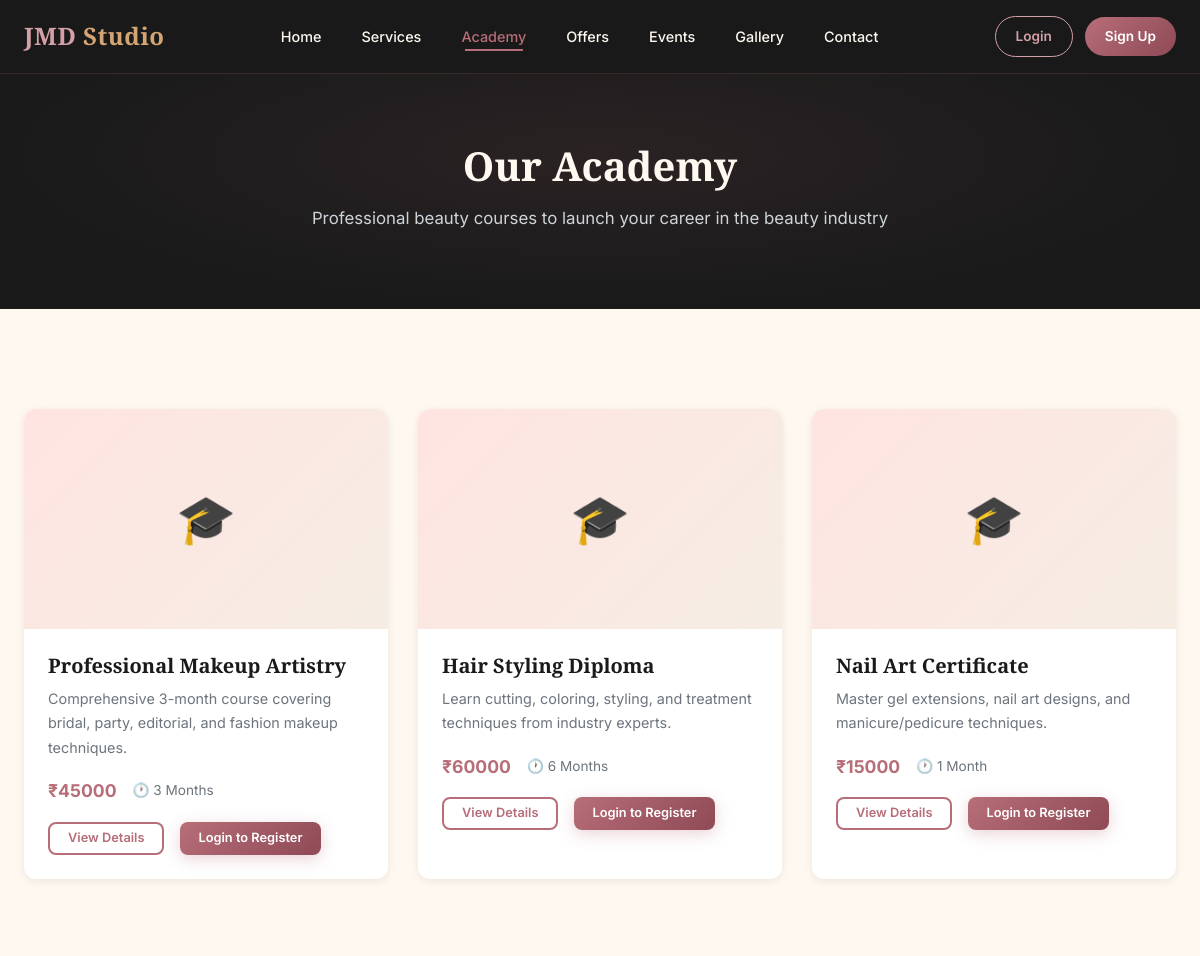
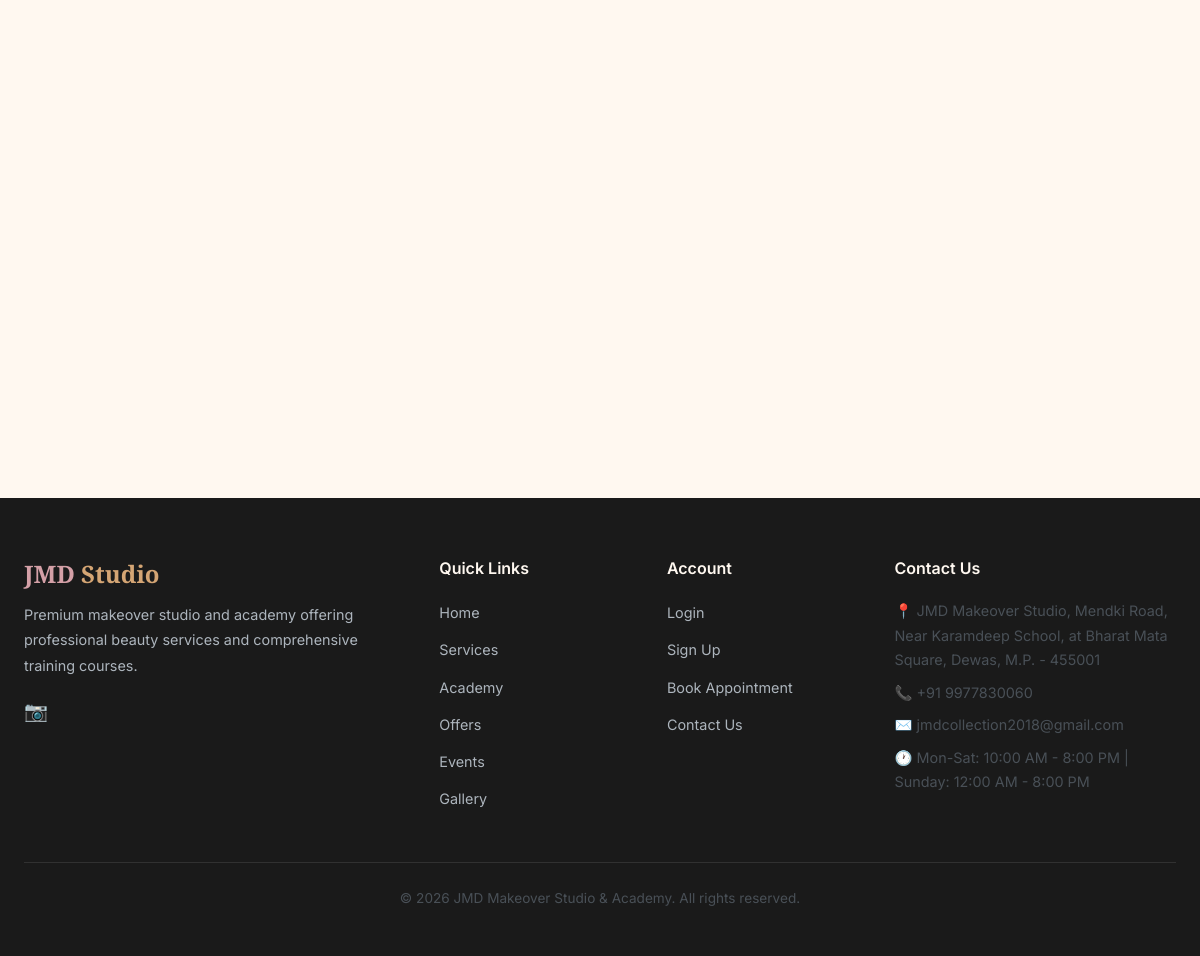
Screenshot of /academy with the database file from the repository (2 pictures, top to bottom).
### tables this page shows
CREATE TABLE courses (
        id INTEGER PRIMARY KEY AUTOINCREMENT,
        title TEXT NOT NULL,
        description TEXT,
        duration TEXT,
        fees REAL,
        image TEXT,
        is_active INTEGER DEFAULT 1
    );

CREATE TABLE site_settings (
    key TEXT PRIMARY KEY,
    value TEXT
);

### app.py (the view)
@app.route('/academy')
def academy():
    db = get_db()
    courses = db.execute('SELECT * FROM courses WHERE is_active = 1').fetchall()
    return render_template('academy.html', courses=courses)

### app.py (called while the page is built)
def get_db():
    if 'db' not in g:
        g.db = sqlite3.connect(DB_NAME)
        g.db.row_factory = sqlite3.Row
    return g.db

def get_settings():
    db = get_db()
    rows = db.execute('SELECT key, value FROM site_settings').fetchall()
    return {row['key']: row['value'] for row in rows}

@app.context_processor
def inject_user():
    user = None
    unread_count = 0
    if 'user_id' in session:
        db = get_db()
        user = db.execute('SELECT * FROM users WHERE id = ?', (session['user_id'],)).fetchone()
        unread_count = db.execute('SELECT COUNT(*) FROM notifications WHERE user_id = ? AND is_read = 0',
                                  (session['user_id'],)).fetchone()[0]
    settings = get_settings()
    return dict(current_user=user, unread_count=unread_count, site=settings)

### templates/academy.html (shortened to what this page needs)
{% extends 'base.html' %}
{% block content %}
<div class="page-header">
    <div class="container">
        <h1>Our Academy</h1>
        <p>Professional beauty courses to launch your career in the beauty industry</p>
    </div>
</div>
<section class="section">
    <div class="container">
        {% if courses %}
        <div class="card-grid">
            {% for course in courses %}
            <div class="card">
                <div class="card-image">
                    {% if course.image %}
                    <img src="{{ url_for('static', filename='uploads/' + course.image) }}" alt="{{ course.title }}">
                    {% else %}
                    <span class="placeholder-icon">🎓</span>
                    {% endif %}
                </div>
                <div class="card-body">
                    <h3><a href="{{ url_for('course_detail', id=course.id) }}" style="color: var(--black);">{{ course.title }}</a></h3>
                    <p>{{ course.description }}</p>
                    <div class="card-meta">
                        <span class="price">₹{{ "%.0f"|format(course.fees) }}</span>
                        <span>🕐 {{ course.duration }}</span>
                    </div>
                    <div class="d-flex gap-2 flex-wrap">
                        <a href="{{ url_for('course_detail', id=course.id) }}" class="btn btn-outline btn-sm">View Details</a>
                        {% if current_user %}
                        <form action="{{ url_for('register_course', id=course.id) }}" method="POST" style="display:inline;">
                            <button type="submit" class="btn btn-primary btn-sm">Register Now</button>
                        </form>
                        {% else %}
                        <a href="{{ url_for('login') }}" class="btn btn-primary btn-sm">Login to Register</a>
                        {% endif %}
                    </div>
                </div>
            </div>
            {% endfor %}
        </div>
        {% else %}
        <div class="empty-state">
            <div class="empty-icon">🎓</div>
            <p>Courses will be available soon. Stay tuned!</p>
        </div>
        {% endif %}
    </div>
</section>
{% endblock %}

### templates/base.html (shortened to what this page needs)
<!DOCTYPE html>
<html lang="en">
<head>
    <link rel="stylesheet" href="{{ url_for('static', filename='css/style.css') }}">
</head>
<body>
    <nav class="navbar" id="navbar">
        <div class="container">
            <a href="{{ url_for('home') }}" class="nav-brand">
                <span class="logo-text">JMD <span>Studio</span></span>
            </a>
            <ul class="nav-links" id="nav-links">
                <li><a href="{{ url_for('home') }}" class="{% if request.endpoint == 'home' %}active{% endif %}">Home</a></li>
                <li><a href="{{ url_for('services') }}" class="{% if request.endpoint == 'services' %}active{% endif %}">Services</a></li>
                <li><a href="{{ url_for('academy') }}" class="{% if request.endpoint == 'academy' %}active{% endif %}">Academy</a></li>
                <li><a href="{{ url_for('offers') }}" class="{% if request.endpoint == 'offers' %}active{% endif %}">Offers</a></li>
                <li><a href="{{ url_for('events') }}" class="{% if request.endpoint in ['events', 'event_detail'] %}active{% endif %}">Events</a></li>
                <li><a href="{{ url_for('gallery') }}" class="{% if request.endpoint == 'gallery' %}active{% endif %}">Gallery</a></li>
                <li><a href="{{ url_for('contact') }}" class="{% if request.endpoint == 'contact' %}active{% endif %}">Contact</a></li>
            </ul>
            <div class="nav-auth" id="nav-auth">
                {% if current_user %}
                    <a href="{{ url_for('user_dashboard') }}" class="btn-nav btn-nav-outline">Dashboard</a>
                    <a href="{{ url_for('logout') }}" class="btn-nav btn-nav-solid">Logout</a>
                {% else %}
                    <a href="{{ url_for('login') }}" class="btn-nav btn-nav-outline">Login</a>
                    <a href="{{ url_for('signup') }}" class="btn-nav btn-nav-solid">Sign Up</a>
                {% endif %}
            </div>
        </div>
    </nav>
    <main>
        {% block content %}{% endblock %}
    </main>
    {% block footer %}
    <footer class="footer">
        <div class="container">
            <div class="footer-grid">
                <div class="footer-brand">
                    <h3>JMD <span>Studio</span></h3>
                    <p>{{ site.get('about_text', 'Premium makeover studio and academy.') }}</p>
                    {% if site.get('instagram') or site.get('facebook') or site.get('youtube') %}
                    <div style="margin-top: 12px; display: flex; gap: 12px;">
                        {% if site.get('instagram') %}<a href="{{ site.instagram }}" target="_blank" style="color: var(--rose-gold); font-size: 1.2rem;">📷</a>{% endif %}
                    </div>
                    {% endif %}
                </div>
                <div>
                    <h4>Quick Links</h4>
                    <ul class="footer-links">
                        <li><a href="{{ url_for('home') }}">Home</a></li>
                        <li><a href="{{ url_for('services') }}">Services</a></li>
                        <li><a href="{{ url_for('academy') }}">Academy</a></li>
                        <li><a href="{{ url_for('offers') }}">Offers</a></li>
                        <li><a href="{{ url_for('events') }}">Events</a></li>
                        <li><a href="{{ url_for('gallery') }}">Gallery</a></li>
                    </ul>
                </div>
                <div>
                    <h4>Account</h4>
                    <ul class="footer-links">
                        <li><a href="{{ url_for('login') }}">Login</a></li>
                        <li><a href="{{ url_for('signup') }}">Sign Up</a></li>
                        <li><a href="{{ url_for('book_appointment') }}">Book Appointment</a></li>
                        <li><a href="{{ url_for('contact') }}">Contact Us</a></li>
                    </ul>
                </div>
                <div class="footer-contact">
                    <h4>Contact Us</h4>
                    <p>📍 {{ site.get('address', 'JMD Makeover Studio') }}</p>
                    <p>📞 {{ site.get('phone', '+91 98765 43210') }}</p>
                    <p>✉️ {{ site.get('email', 'info@jmdstudio.com') }}</p>
                    <p>🕐 {{ site.get('working_hours', 'Mon-Sat: 10AM - 8PM') }}</p>
                </div>
            </div>
            <div class="footer-bottom">
                <p>&copy; 2026 {{ site.get('studio_name', 'JMD Makeover Studio & Academy') }}. All rights reserved.</p>
            </div>
        </div>
    </footer>
    {% endblock %}
</body>
</html>

### rows the page displays
courses: title "Professional Makeup Artistry", description "Comprehensive 3-month course covering bridal, party, editorial, and fashion makeup techniques.", fees "45000", duration "3 Months"
courses: title "Hair Styling Diploma", description "Learn cutting, coloring, styling, and treatment techniques from industry experts.", fees "60000", duration "6 Months"
courses: title "Nail Art Certificate", description "Master gel extensions, nail art designs, and manicure/pedicure techniques.", fees "15000", duration "1 Month"
site_settings: get "Premium makeover studio and academy offering professional beauty services and comprehensive training courses."
site_settings: get "JMD Makeover Studio, Mendki Road, Near Karamdeep School, at Bharat Mata Square, Dewas, M.P. - 455001"
site_settings: get "+91 9977830060"
site_settings: get "jmdcollection2018@gmail.com"
site_settings: get "Mon-Sat: 10:00 AM - 8:00 PM | Sunday: 12:00 AM - 8:00 PM"
site_settings: get "JMD Makeover Studio & Academy"
